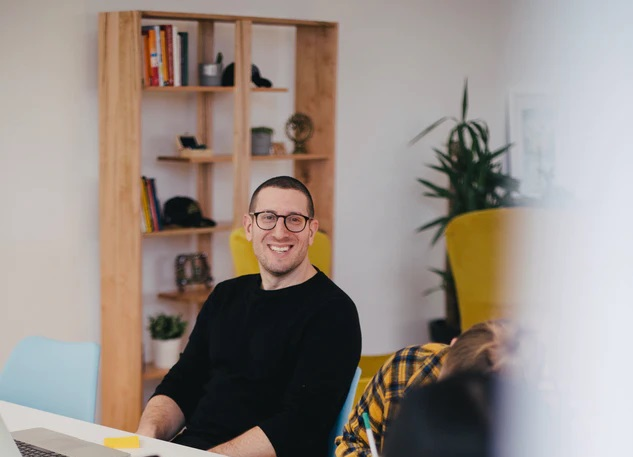
#> input picture 1.jpg, 633 x 457 px; its folder holds only this picture in this run
$ python face-detector.py
#> lines starting #> are read from the running program, lines starting #| are printed output that depends on the picture; after the words box and inside, x2 and y2 are one past the last pixel; in counts of white or black regions, pixels touching at a corner belong together
import cv2, glob

all_images = glob.glob("*.jpg")
detect = cv2.CascadeClassifier("haarcascade_frontalface_default.xml")

for image in all_images:
    img = cv2.imread(image)
#> img is the input picture: shape (457, 633, 3); mean B, G, R 132.4, 139.5, 150.3
    gray_img = cv2.cvtColor(img, cv2.COLOR_BGR2GRAY)
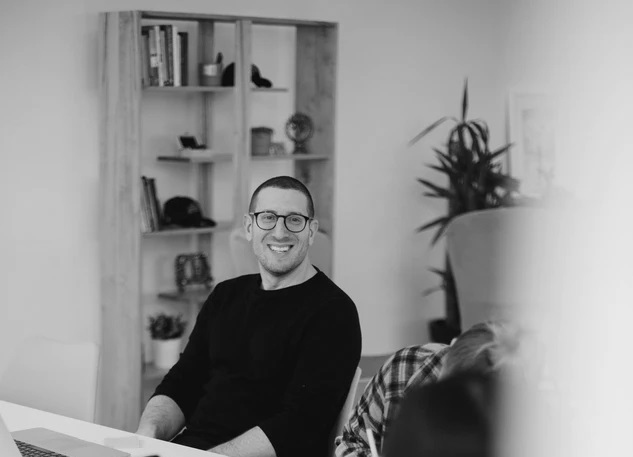
#> gray_img: shape (457, 633); min 1, max 234, mean 142
    faces = detect.detectMultiScale(gray_img, 1.1, 5)
#> faces = [[245, 189, 76, 76]]

    for (x, y, w, h) in faces:
        final_img = cv2.rectangle(img, (x,y), (x+w,y+h), (0, 255, 0), 2)
#> this loop made 1 pass

    cv2.imshow("Face Detection", final_img)
    cv2.waitKey(500)
    cv2.destroyAllWindows

$ run again, on 5.jpg
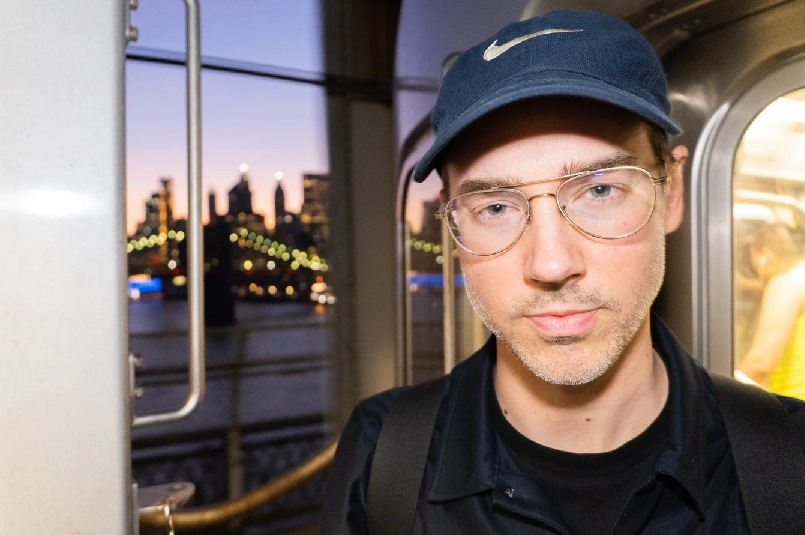
#> input picture 5.jpg, 805 x 535 px
#> img is the input picture: shape (535, 805, 3); mean B, G, R 111.2, 115.8, 128.3
#> `gray_img = cv2.cvtColor(img, cv2.COLOR_BGR2GRAY)`:
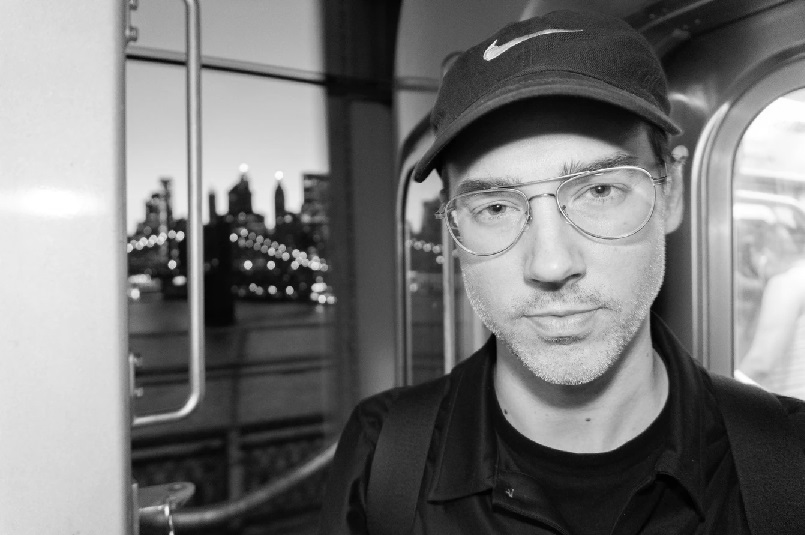
#> gray_img: shape (535, 805); min 0, max 255, mean 119
#> faces = [[433, 112, 236, 236]]
#> the loop `for (x, y, w, h) in faces:` made 1 pass

$ run again, on 6.jpg
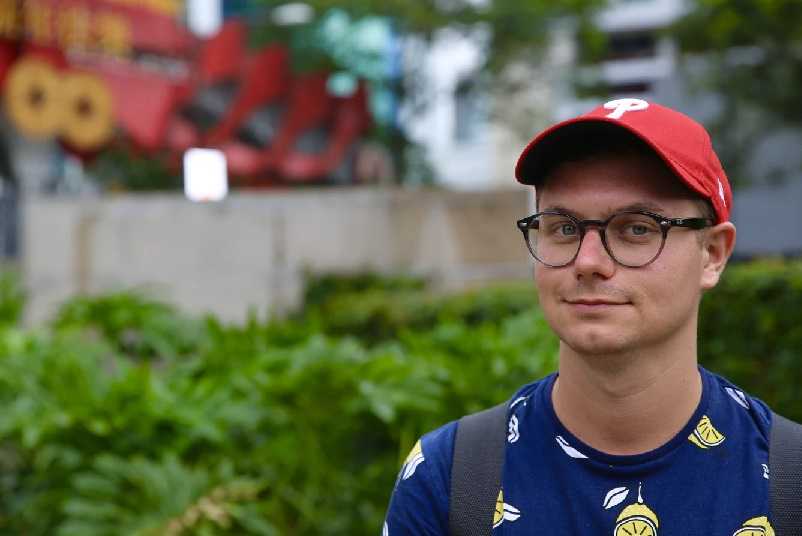
#> input picture 6.jpg, 802 x 536 px
#> img is the input picture: shape (536, 802, 3); mean B, G, R 78.1, 99.4, 99.4
#> `gray_img = cv2.cvtColor(img, cv2.COLOR_BGR2GRAY)`:
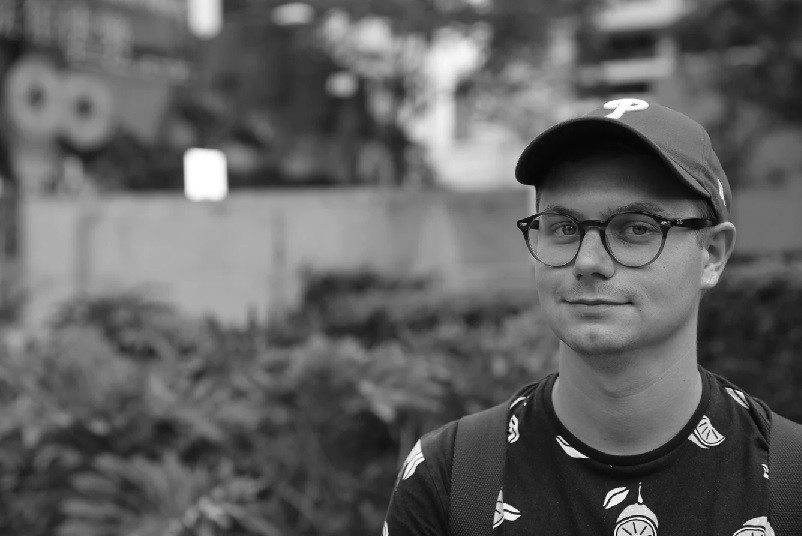
#> gray_img: shape (536, 802); min 0, max 255, mean 97
#> faces = [[501, 159, 181, 181]]
#> the loop `for (x, y, w, h) in faces:` made 1 pass

$ run again, on Mark group.jpg
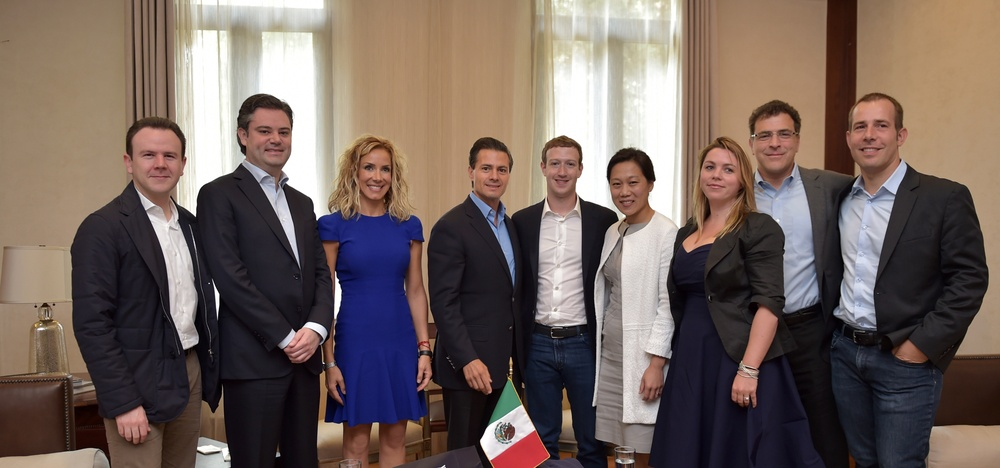
#> input picture Mark group.jpg, 1000 x 468 px, shrunk from 2017 x 944 before the run
#> img is the input picture: shape (468, 1000, 3); mean B, G, R 93, 99.3, 114.4
#> `gray_img = cv2.cvtColor(img, cv2.COLOR_BGR2GRAY)`:
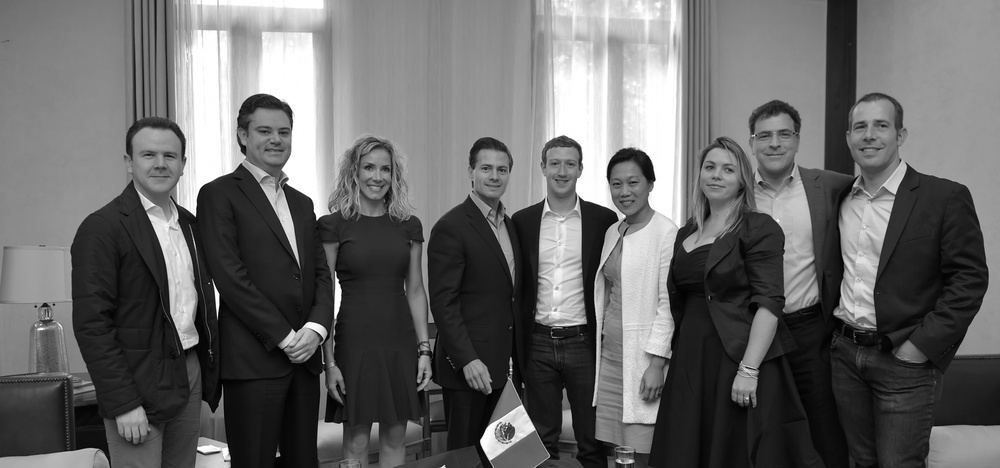
#> gray_img: shape (468, 1000); min 0, max 255, mean 103.1
#> faces = [[692, 147, 53, 53], [746, 113, 58, 58], [539, 145, 48, 48], [468, 148, 53, 53], [602, 163, 50, 50], [839, 101, 62, 62], [243, 109, 55, 55], [129, 130, 62, 62], [353, 149, 50, 50]]
#> the loop `for (x, y, w, h) in faces:` made 9 passes
#> after the loop `for (x, y, w, h) in faces:`:
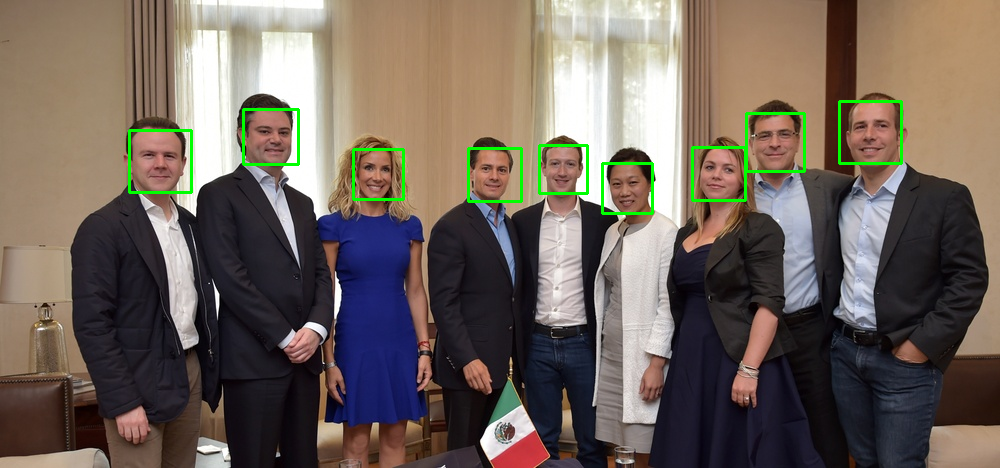
#> img: shape (468, 1000, 3); 1.24% of pixels changed, all inside (x1, y1, x2, y2) = (128, 100, 903, 215)

$ run again, on 2.jpg
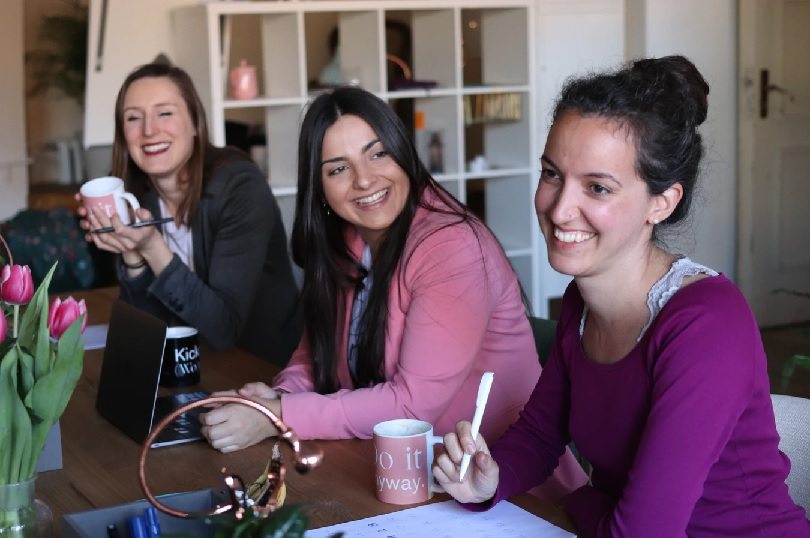
#> input picture 2.jpg, 810 x 538 px
#> img is the input picture: shape (538, 810, 3); mean B, G, R 97.1, 85.8, 105.2
#> `gray_img = cv2.cvtColor(img, cv2.COLOR_BGR2GRAY)`:
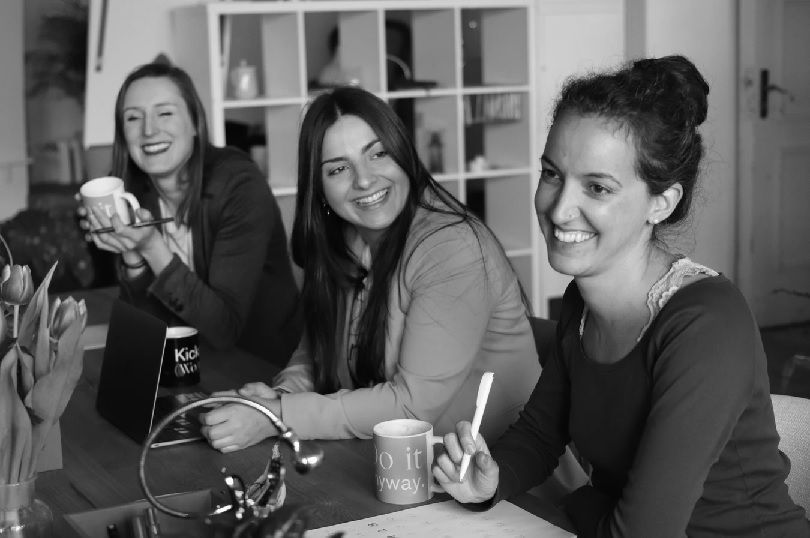
#> gray_img: shape (538, 810); min 0, max 255, mean 92.9
#> faces = [[112, 83, 83, 83], [307, 123, 105, 105], [523, 115, 167, 167]]
#> the loop `for (x, y, w, h) in faces:` made 3 passes
#> pass 3, `final_img = cv2.rectangle(img, (x,y), (x+w,y+h), (0, 255, 0), 2)`:
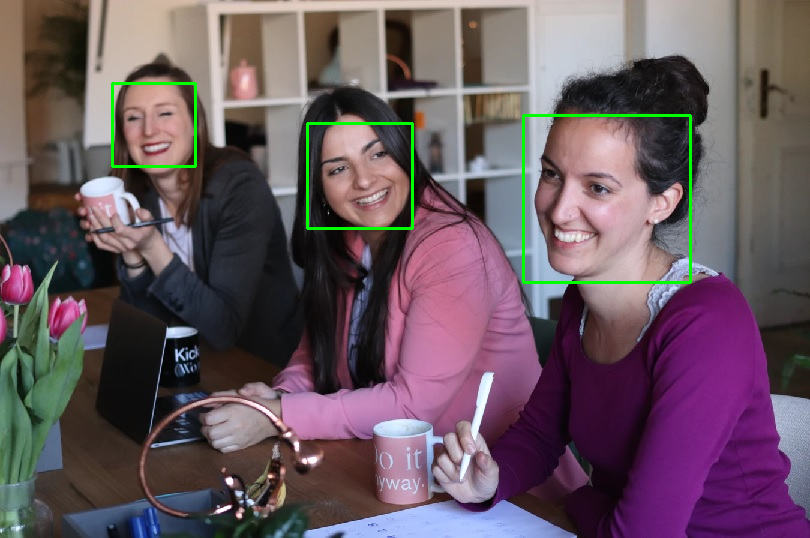
#> final_img: shape (538, 810, 3); mean B, G, R 96.2, 87.4, 104.2
